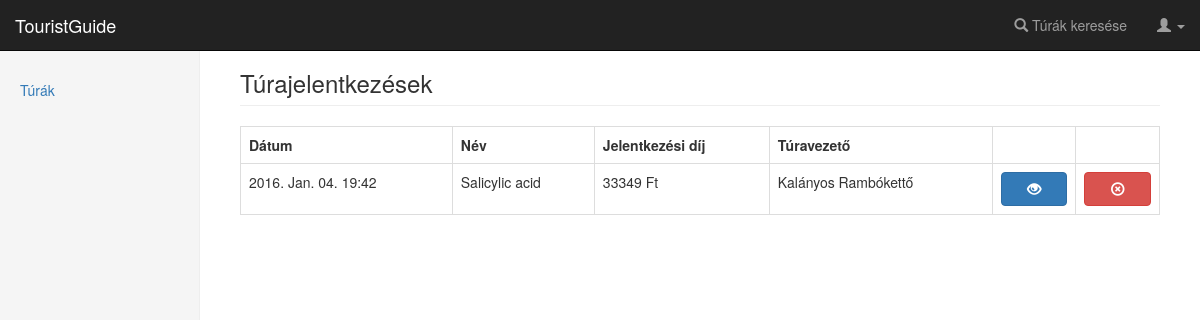
/registrations (signed in), run on the app's committed database.
### app/db/models.py (models this page shows, shortened)
class Tour(database.Model):
    __tablename__ = 'tours'
    id = database.Column(database.Integer, primary_key=True)
    name = database.Column(database.String(64), index=True)
    place = database.Column(database.String(64))
    start_datetime = database.Column(database.DateTime)
    end_datetime = database.Column(database.DateTime)
    images = database.Column(database.Text)
    experience_id = database.Column(
        database.Integer, database.ForeignKey('experiences.id')
    )
    experience = database.relationship(
        'Experience', backref=database.backref('tours', lazy='dynamic')
    )
    tour_guide_id = database.Column(
        database.Integer, database.ForeignKey('users.id')
    )
    tour_guide = database.relationship(
        'User', backref=database.backref('tours', lazy='dynamic')
    )
    description = database.Column(database.Text)
    price = database.Column(database.Integer)

class User(UserMixin, database.Model):
    __tablename__ = 'users'
    id = database.Column(database.Integer, primary_key=True)
    username = database.Column(database.String(64), unique=True, index=True)
    password = database.Column(database.String(40), nullable=False)
    fullname = database.Column(database.String(64), nullable=False)
    avatar_src = database.Column(database.String(100))
    birth = database.Column(database.Date)
    experience_id = database.Column(
        database.Integer, database.ForeignKey('experiences.id'))
    experience = database.relationship(
        'Experience', backref=database.backref('users', lazy='dynamic')
    )
    account_type_id = database.Column(
        database.Integer, database.ForeignKey('roles.id')
    )
    account_type = database.relationship(
        'Role', backref=database.backref('users', lazy='dynamic')
    )
    email = database.Column(database.String(100), nullable=False)
    phone = database.Column(database.String(11))
    allowance = database.Column(database.Integer)

### app/users/views.py (the view)
@users.route('/registrations')
@login_required
def registrations():
    regs = RegistrationManager.get_registrations_of_user(current_user)
    results = []
    for reg in regs:
        results.append(TourManager.get_tour_by_id(reg.tour_id))
    return render_template(
        'registrations.html', sidebar_items=sidebar_items, results=results)

### app/__init__.py (called while the page is built)
def create_app(config_name):
    app = Flask(__name__)
    app.config.from_object(config_name)
    bootstrap.init_app(app)
    database.init_app(app)
    loginmanager.init_app(app)
    mail.init_app(app)
    from .admin.views import admin as admin_blueprint
    from .basic.views import basic as basic_blueprint
    from .users.views import users as users_blueprint
    from .tours.views import tours_blueprint
    app.register_blueprint(basic_blueprint)
    app.register_blueprint(users_blueprint)
    app.register_blueprint(admin_blueprint)
    app.register_blueprint(tours_blueprint)
    @app.template_filter('literal_date')
    def _jinja2_filter_literal_date(date):
        return date.strftime("%Y. %b. %d.")
    @app.template_filter('time')
    def _jinja2_filter_literal_date(date):
        return date.strftime("%H:%M")
    return app

### app/db/models.py (called while the page is built)
@loginmanager.user_loader
def load_user(user_id):
    return User.query.get(int(user_id))

### app/db/registrationmanager.py (called while the page is built)
    @staticmethod
    def get_registrations_of_user(user):
        return Registration.query.filter_by(user_id=user.id).all()

### app/db/tourmanager.py (called while the page is built)
    @staticmethod
    def get_tour_by_id(tour_id):
        return Tour.query.get(tour_id)

### app/templates/registrations.html (shortened to what this page needs)
{% extends "base.html" %}
{% block page_content %}
<h3 class="page-header">Túrajelentkezések</h3>
{% if results %}
<table class="table table-bordered table-hover">
  <tr>
    <th>Dátum</th>
    <th>Név</th>
    <th>Jelentkezési díj</th>
    <th>Túravezető</th>
    <th></th>
    <th></th>
  </tr>
  {% for tour in results %}
  <tr>
    <td>{{ tour.start_datetime|literal_date }} {{ tour.start_datetime|time }}</td>
    <td>{{ tour.name }}</td>
    <td>{{ tour.price }} Ft</td>
    <td>{{ tour.tour_guide.fullname }}</td>
    <td style="vertical-align: middle">
      <a href="{{ url_for('tours.view_tour', tour_id=tour.id) }}" class="btn btn-primary btn-block" role="button">
        <span class="glyphicon glyphicon-eye-open"></span>
      </a>
    </td>
    <td style="vertical-align: middle">
      <a href="{{ url_for('users.detach_from_tour', tour_id=tour.id) }}" class="btn btn-danger btn-block" role="button">
        <span class="glyphicon glyphicon-remove-circle"></span>
      </a>
    </td>
  </tr>
  {% endfor %}
</table>
{% else %}
<div class="alert alert-warning" role="alert">Még nem jelentkeztél egy túrára sem!</div>
{% endif %}
{% endblock page_content %}

### app/static/css/main.css (style rules this page uses)
body { padding-top: 50px; }
.main .page-header { margin-top: 0; }

### data on the page
Tour: start_datetime|literal_date "2016. Jan. 04.", start_datetime "19:42", name "Salicylic acid", price "33349", tour_guide.fullname "Kalányos Rambókettő"

### other printed values
{{ caption|e }} "Túrák"
